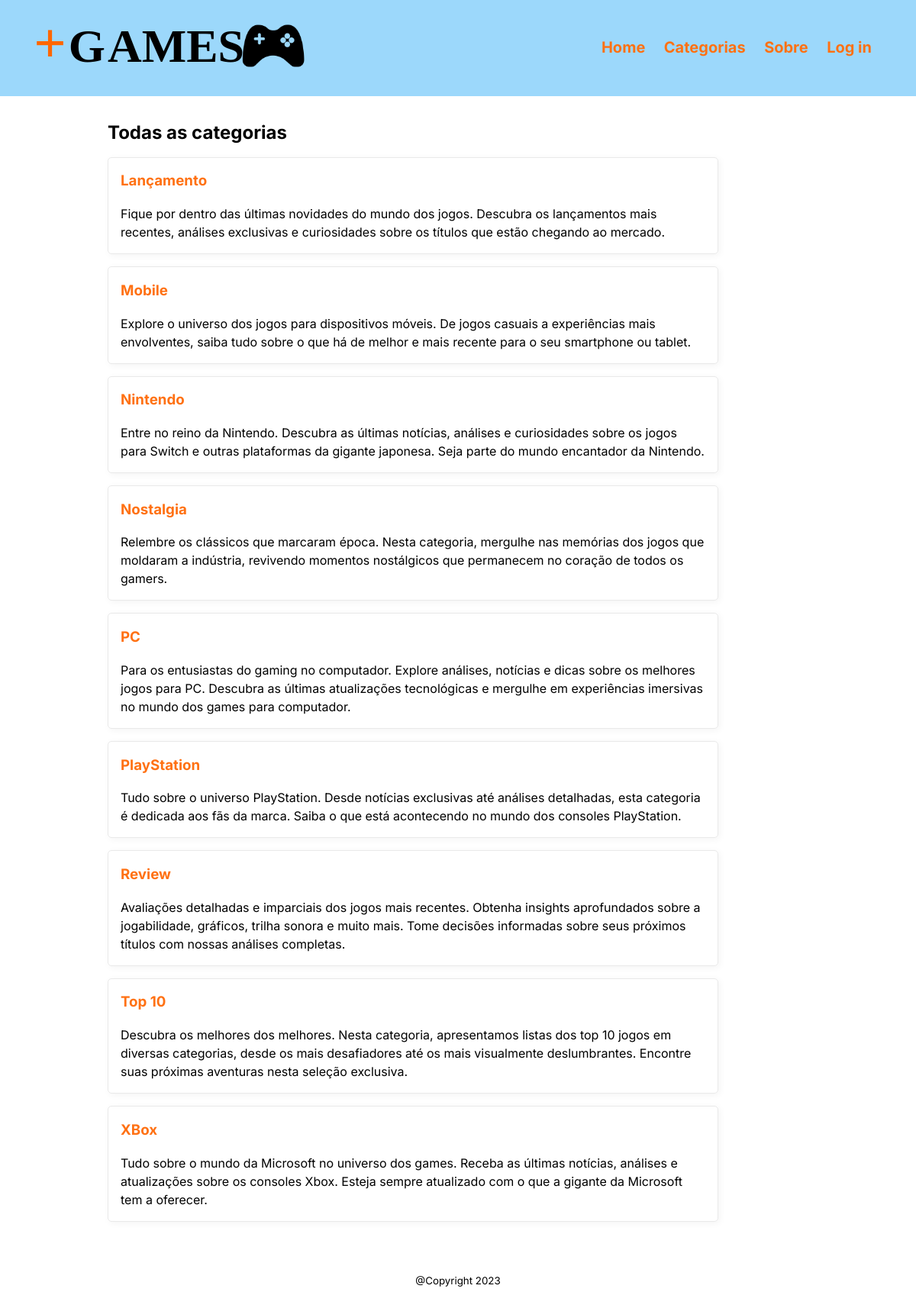
The page /category/ on the database its author committed.
### crud/models.py (models this page shows, shortened)
class Category(models.Model):
    name = models.CharField(max_length=20)
    description = models.CharField(max_length=255)
    posts = models.ManyToManyField(Post)

### crud/views.py (the view)
# urls.py: path('category/', views.CategoryListView.as_view(), name='category'),
class CategoryListView(generic.ListView):
    model = Category
    ordering = ['name']
    template_name = 'crud/category.html'
    def get_context_data(self, **kwargs):
        context = super().get_context_data(**kwargs)
        if 'last_viewed' in self.request.session:
            context['last_categorys'] = []
            for post_id in self.request.session['last_viewed']:
                new_object = get_object_or_404(Post, pk=post_id)
                if new_object.active and new_object not in context['last_categorys']:
                    context['last_categorys'].append(new_object)
        return context

### crud/templates/crud/category.html (shortened to what this page needs)
{% extends 'base.html' %}
{% block content %}
<h2>Todas as categorias</h2>
{% if category_list %}
<section class="lista-de-categorias">
    {% for category in category_list %}
        <article class="card-de-categoria">
            <a href="{% url 'crud:category-list' category.id %}"><h3>{{ category.name }}</h3></a>
            <p>{{ category.description }}</p>
        </article>
    {% endfor %}
</section>
{% else %}
<p>Não foi encontrada nenhuma categoria.</p>
{% endif %}
{% endblock content %}

### static/style.css (style rules this page uses)
:root { --primary-color: #000000; --secondary-color: #ff7113; --tertiary-color: #f44d27; --secondary-color-light: #30b2ff; --tertiary-color-light: #ff6d28; --bg-color: #fff; --secondary-bg-color: #e9e9e9; --color-shadow: #f4f4f4; --delete-button-color: #d32700; --header-color: #5dbff89c; font-family: Inter, sans-serif; font-size: 16px; line-height: 1.5em; }
* { box-sizing: border-box; }
html, body { height: 100%; margin: 0; }
body { display: flex; flex-direction: column; }
.lista-de-categorias { flex-wrap: wrap; }
.card-de-categoria { border: 1px solid var(--secondary-bg-color); border-radius: 5px; box-shadow: 2px 2px 10px var(--color-shadow); margin: 1rem 0rem; padding: 0rem 1rem; width: 800px; justify-content: left; }
a { color: var(--secondary-color); text-decoration: none; }

### rows shown on the page
Category: name "Lançamento", description "Fique por dentro das últimas novidades do mundo dos jogos. Descubra os lançamentos mais recentes, análises exclusivas e curiosidades sobre os títulos que estão chegando ao mercado."
Category: name "Mobile", description "Explore o universo dos jogos para dispositivos móveis. De jogos casuais a experiências mais envolventes, saiba tudo sobre o que há de melhor e mais recente para o seu smartphone ou tablet."
Category: name "Nintendo", description "Entre no reino da Nintendo. Descubra as últimas notícias, análises e curiosidades sobre os jogos para Switch e outras plataformas da gigante japonesa. Seja parte do mundo encantador da Nintendo."
Category: name "Nostalgia", description "Relembre os clássicos que marcaram época. Nesta categoria, mergulhe nas memórias dos jogos que moldaram a indústria, revivendo momentos nostálgicos que permanecem no coração de todos os gamers."
Category: name "PC", description "Para os entusiastas do gaming no computador. Explore análises, notícias e dicas sobre os melhores jogos para PC. Descubra as últimas atualizações tecnológicas e mergulhe em experiências imersivas no mundo dos games para computador."
Category: name "PlayStation", description "Tudo sobre o universo PlayStation. Desde notícias exclusivas até análises detalhadas, esta categoria é dedicada aos fãs da marca. Saiba o que está acontecendo no mundo dos consoles PlayStation."
Category: name "Review", description "Avaliações detalhadas e imparciais dos jogos mais recentes. Obtenha insights aprofundados sobre a jogabilidade, gráficos, trilha sonora e muito mais. Tome decisões informadas sobre seus próximos títulos com nossas análises completas."
Category: name "Top 10", description "Descubra os melhores dos melhores. Nesta categoria, apresentamos listas dos top 10 jogos em diversas categorias, desde os mais desafiadores até os mais visualmente deslumbrantes. Encontre suas próximas aventuras nesta seleção exclusiva."
Category: name "XBox", description "Tudo sobre o mundo da Microsoft no universo dos games. Receba as últimas notícias, análises e atualizações sobre os consoles Xbox. Esteja sempre atualizado com o que a gigante da Microsoft tem a oferecer."
